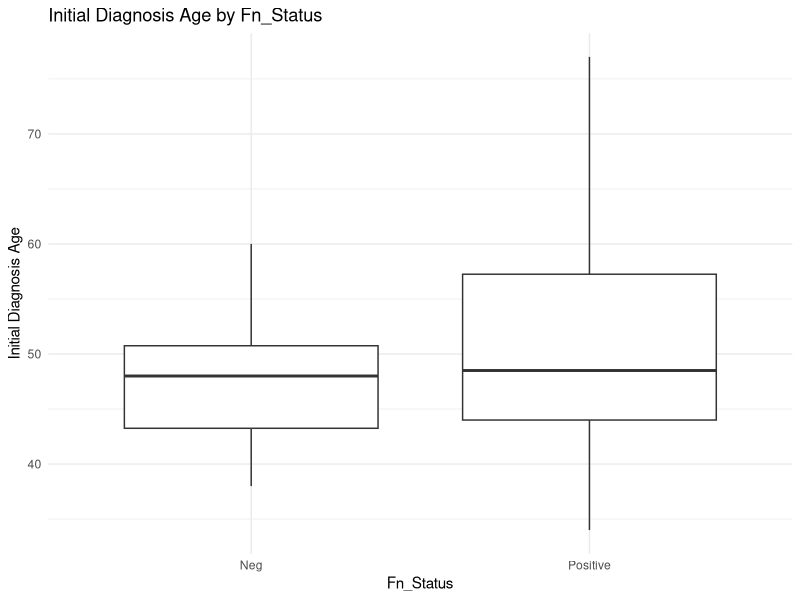

Write R code to recreate this figure.
# Load necessary libraries
library(ggplot2)
library(dplyr)

# Load the dataset
data <- read.csv("BreastCancer_Dataset.csv")

# Convert Fn_Status to a factor
data$Fn_Status <- as.factor(data$Fn_Status)

# Plotting Initial Diagnosis Age by Fn_Status
ggplot(data, aes(x = Fn_Status, y = Initial.Diagnosis.Age)) +
  geom_boxplot() +
  labs(title = "Initial Diagnosis Age by Fn_Status",
       x = "Fn_Status",
       y = "Initial Diagnosis Age") +
  theme_minimal()
